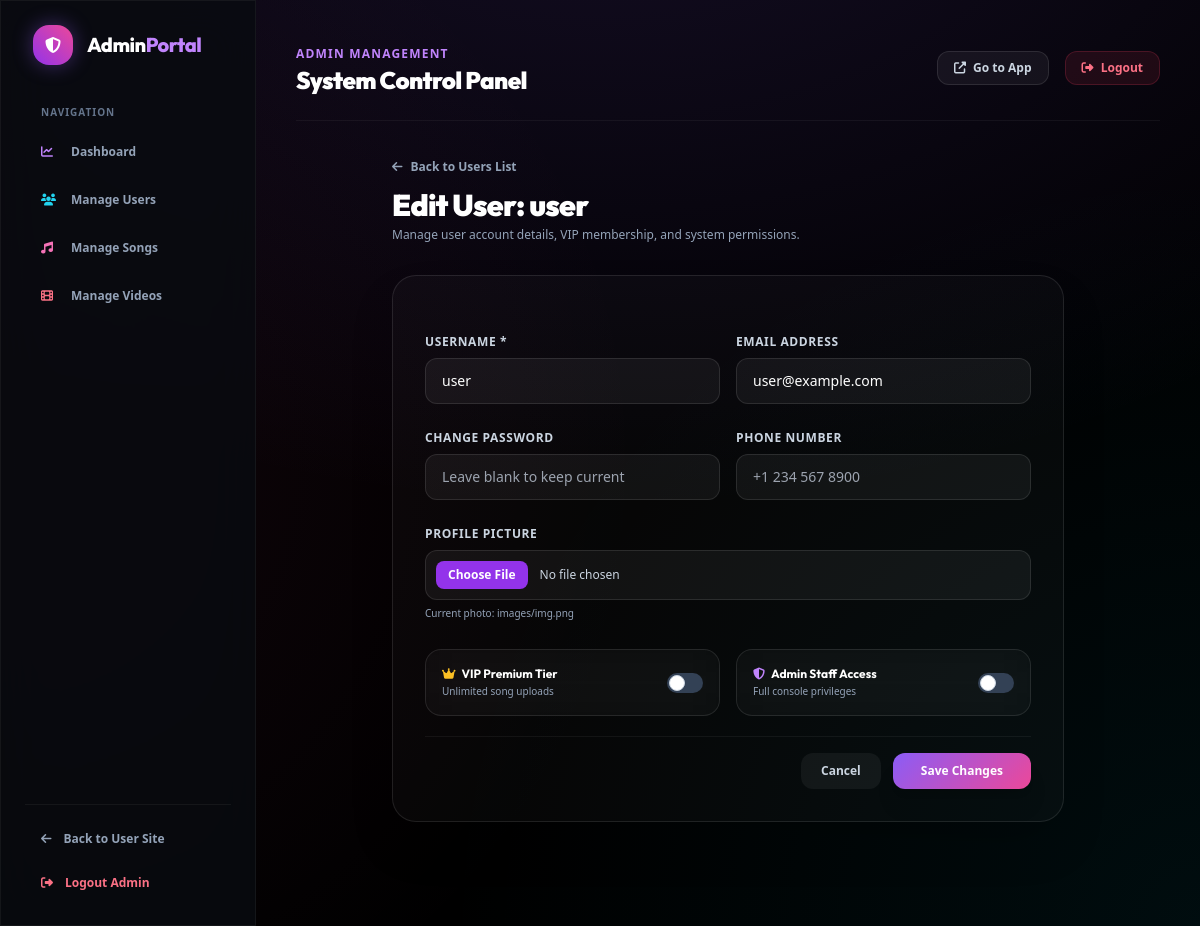
Page /a/users/edit/2 (signed in) on the earlier database version.
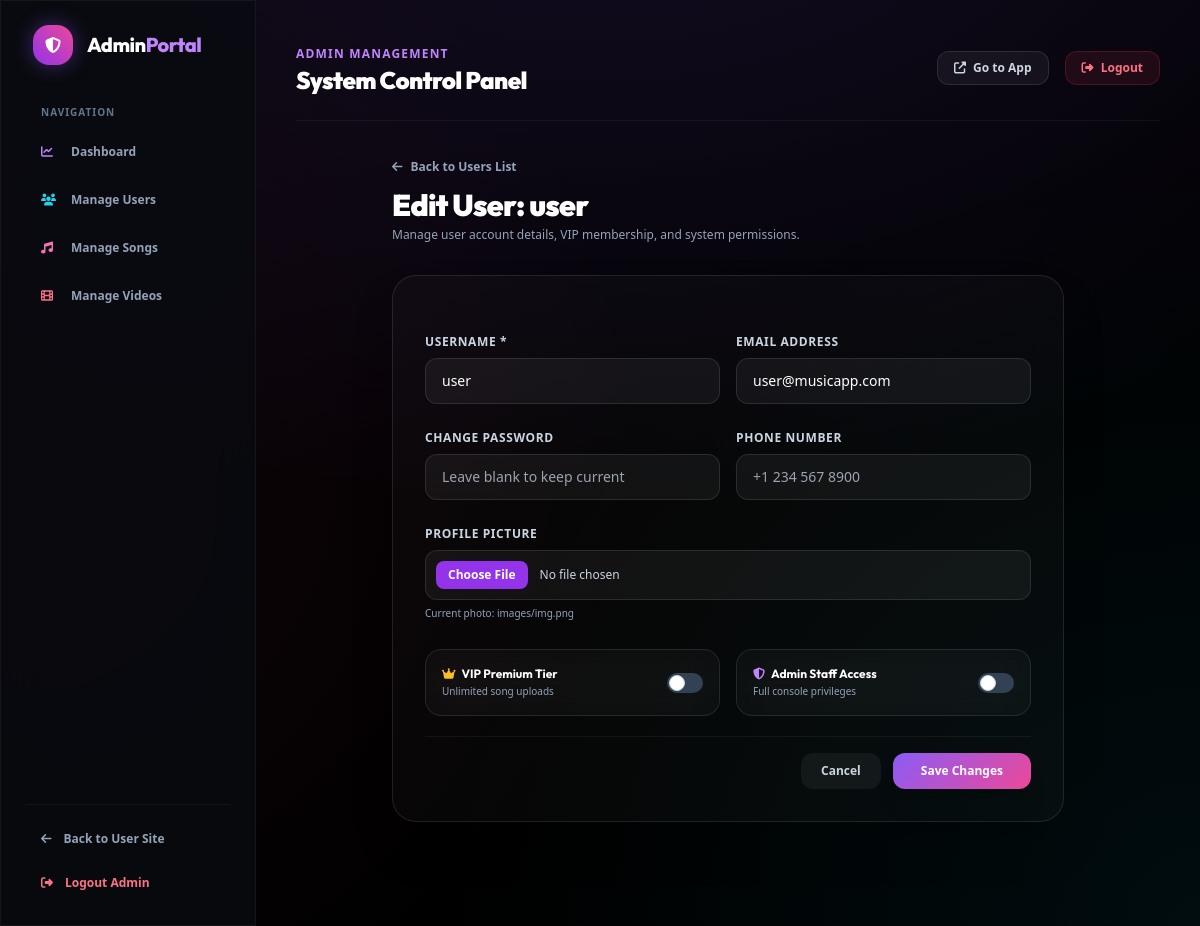
Same page on the later database version.
### music_player/models.py (models this page shows, shortened)
class User(AbstractUser):
    user_phone = models.CharField(max_length=20, null=True, blank=True)
    profile_pic = models.ImageField(upload_to='profile/', blank=True, null=True, default='images/img.png')
    is_premium = models.BooleanField(default=False, help_text="Designates whether the user has active Premium VIP status.")
    premium_expiry = models.DateTimeField(null=True, blank=True, help_text="Expiry date for premium subscription.")

### music_player/views.py (the view, shortened to what this page needs)
# urls.py: path("a/users/edit/<int:user_id>", views.edit_user, name="edit_user"),
@admin_required
def edit_user(request, user_id):
    user = get_object_or_404(User, pk=user_id)
    return render(request, "admin/users/user_edit.html", {"user": user})

### music_player/views.py (called while the page is built)
def admin_required(view_func):
    @login_required(login_url='admin_login')
    @functools.wraps(view_func)
    def _wrapped(request, *args, **kwargs):
        if not (request.user.is_staff or request.user.is_superuser):
            messages.error(request, "Administrator privilege required.")
            return redirect('admin_login')
        return view_func(request, *args, **kwargs)
    return _wrapped

### templates/admin/users/user_edit.html (shortened to what this page needs)
{% extends 'admin/layout/admin_base.html' %}
{% load static %}
{% block content %}
<div class="animate-fade-up max-w-2xl mx-auto pb-16 space-y-8">
    <div>
        <a href="{% url 'admin_users' %}" class="inline-flex items-center gap-2 text-xs font-bold text-slate-400 hover:text-white transition mb-3">
            <i class="fas fa-arrow-left text-xs"></i> Back to Users List
        </a>
        <h1 class="text-3xl font-black text-white tracking-tight">Edit User: {{ user.username }}</h1>
        <p class="text-xs text-slate-400 mt-1">Manage user account details, VIP membership, and system permissions.</p>
    </div>
    <div class="glass p-6 md:p-8 rounded-3xl border border-white/10 shadow-2xl">
        <form method="POST" action="{% url 'edit_user' user.id %}" enctype="multipart/form-data" class="space-y-5">
            <div class="grid grid-cols-1 sm:grid-cols-2 gap-4">
                <div class="space-y-1.5">
                    <label class="text-xs font-bold text-slate-300 uppercase tracking-wider">Username *</label>
                    <input type="text" name="username" value="{{ user.username }}" required
                           class="w-full bg-white/5 border border-white/10 rounded-xl px-4 py-3 text-xs md:text-sm text-white focus:border-purple-500 outline-none">
                </div>
                <div class="space-y-1.5">
                    <label class="text-xs font-bold text-slate-300 uppercase tracking-wider">Email Address</label>
                    <input type="email" name="email" value="{{ user.email }}"
                           class="w-full bg-white/5 border border-white/10 rounded-xl px-4 py-3 text-xs md:text-sm text-white focus:border-purple-500 outline-none">
                </div>
            </div>
            <div class="grid grid-cols-1 sm:grid-cols-2 gap-4">
                <div class="space-y-1.5">
                    <label class="text-xs font-bold text-slate-300 uppercase tracking-wider">Change Password</label>
                    <input type="password" name="password" placeholder="Leave blank to keep current"
                           class="w-full bg-white/5 border border-white/10 rounded-xl px-4 py-3 text-xs md:text-sm text-white focus:border-purple-500 outline-none">
                </div>
                <div class="space-y-1.5">
                    <label class="text-xs font-bold text-slate-300 uppercase tracking-wider">Phone Number</label>
                    <input type="text" name="user_phone" value="{{ user.user_phone|default:'' }}" placeholder="+1 234 567 8900"
                           class="w-full bg-white/5 border border-white/10 rounded-xl px-4 py-3 text-xs md:text-sm text-white focus:border-purple-500 outline-none">
                </div>
            </div>
            <div class="space-y-1.5">
                <label class="text-xs font-bold text-slate-300 uppercase tracking-wider">Profile Picture</label>
                <input type="file" name="profile_picture" accept="image/*"
                       class="w-full bg-white/5 border border-white/10 rounded-xl p-2.5 text-xs text-slate-300 file:mr-3 file:py-1.5 file:px-3 file:rounded-lg file:border-0 file:text-xs file:font-bold file:bg-purple-600 file:text-white hover:file:bg-purple-500">
                {% if user.profile_pic %}
                <p class="text-[10px] text-slate-400">Current photo: {{ user.profile_pic.name }}</p>
                {% endif %}
            </div>
            <div class="grid grid-cols-1 sm:grid-cols-2 gap-4 pt-2">
                <div class="glass p-4 rounded-2xl border border-white/10 flex items-center justify-between">
                    <div>
                        <h4 class="text-xs font-bold text-white flex items-center gap-1.5">
                            <i class="fas fa-crown text-amber-400"></i> VIP Premium Tier
                        </h4>
                        <p class="text-[10px] text-slate-400 mt-0.5">Unlimited song uploads</p>
                    </div>
                    <label class="relative inline-flex items-center cursor-pointer">
                        <div class="w-9 h-5 bg-slate-700 peer-focus:outline-none rounded-full peer peer-checked:after:translate-x-full peer-checked:after:border-white after:content-[''] after:absolute after:top-[2px] after:start-[2px] after:bg-white after:border-slate-300 after:border after:rounded-full after:h-4 after:w-4 after:transition-all peer-checked:bg-amber-500"></div>
                    </label>
                </div>
                <div class="glass p-4 rounded-2xl border border-white/10 flex items-center justify-between">
                    <div>
                        <h4 class="text-xs font-bold text-white flex items-center gap-1.5">
                            <i class="fas fa-shield-halved text-purple-400"></i> Admin Staff Access
                        </h4>
                        <p class="text-[10px] text-slate-400 mt-0.5">Full console privileges</p>
                    </div>
                    <label class="relative inline-flex items-center cursor-pointer">
                        <div class="w-9 h-5 bg-slate-700 peer-focus:outline-none rounded-full peer peer-checked:after:translate-x-full peer-checked:after:border-white after:content-[''] after:absolute after:top-[2px] after:start-[2px] after:bg-white after:border-slate-300 after:border after:rounded-full after:h-4 after:w-4 after:transition-all peer-checked:bg-purple-600"></div>
                    </label>
                </div>
            </div>
            <div class="flex justify-end gap-3 pt-4 border-t border-white/5">
                <a href="{% url 'admin_users' %}" class="px-5 py-2.5 rounded-xl bg-white/5 text-xs font-bold text-slate-300 hover:bg-white/10 transition">
                    Cancel
                </a>
                <button type="submit" class="btn-primary py-2.5 px-7 rounded-xl text-xs font-bold shadow-xl">
                    Save Changes
                </button>
            </div>
        </form>
    </div>
</div>
{% endblock %}

### templates/admin/layout/admin_base.html (shortened to what this page needs)
{% load static %}
<!DOCTYPE html>
<html lang="en" class="dark">
<head>
    <script src="https://cdn.tailwindcss.com"></script>
    <link rel="stylesheet" href="https://cdnjs.cloudflare.com/ajax/libs/font-awesome/6.4.0/css/all.min.css">
    <link rel="stylesheet" href="{% static 'css/style.css' %}">
</head>
<body class="bg-black text-slate-100 min-h-screen font-sans overflow-x-hidden selection:bg-purple-600 selection:text-white">
    {% include 'admin/layout/admin_sidebar.html' %}
    <div class="md:ml-64 min-h-screen p-6 md:p-10 pb-16">
        <header class="flex items-center justify-between pb-6 mb-8 border-b border-white/5">
            <div>
                <span class="text-purple-400 font-extrabold tracking-widest uppercase text-xs">Admin Management</span>
                <h1 class="text-2xl font-black text-white tracking-tight">System Control Panel</h1>
            </div>
            <div class="flex items-center gap-4">
                <a href="{% url 'home' %}" class="px-4 py-2 rounded-xl bg-white/5 border border-white/10 text-xs font-bold text-slate-300 hover:bg-white/10 hover:text-white transition">
                    <i class="fas fa-external-link-alt mr-1"></i> Go to App
                </a>
                <a href="{% url 'admin_logout' %}" class="px-4 py-2 rounded-xl bg-rose-500/10 border border-rose-500/20 text-xs font-bold text-rose-400 hover:bg-rose-500 hover:text-white transition">
                    <i class="fas fa-sign-out-alt mr-1"></i> Logout
                </a>
            </div>
        </header>
        {% block content %}
        {% endblock %}
    </div>
</body>
</html>

### templates/admin/layout/admin_sidebar.html (shortened to what this page needs)
<aside class="fixed top-0 left-0 w-64 h-full glass-dark border-r border-white/5 p-6 flex flex-col justify-between z-30">
    <div>
        <div class="mb-10 flex items-center gap-3.5 px-2">
            <div class="w-10 h-10 bg-gradient-to-tr from-purple-600 to-pink-500 rounded-2xl flex items-center justify-center shadow-[0_0_20px_rgba(139,92,246,0.4)]">
                <i class="fas fa-shield-halved text-white text-base"></i>
            </div>
            <h2 class="text-xl font-extrabold tracking-tight text-white">
                Admin<span class="text-purple-400">Portal</span>
            </h2>
        </div>
        <nav class="space-y-2">
            <p class="text-[10px] uppercase tracking-widest text-slate-500 font-extrabold mb-3 px-4">Navigation</p>
            <a href="{% url 'admin_dashboard' %}" class="sidebar-link flex items-center gap-3.5 px-4 py-3 rounded-xl text-xs font-bold transition-all group">
                <i class="fas fa-chart-line w-4 text-purple-400 group-hover:text-purple-300"></i>
                <span>Dashboard</span>
            </a>
            <a href="{% url 'admin_users' %}" class="sidebar-link flex items-center gap-3.5 px-4 py-3 rounded-xl text-xs font-bold transition-all group">
                <i class="fas fa-users w-4 text-cyan-400 group-hover:text-cyan-300"></i>
                <span>Manage Users</span>
            </a>
            <a href="{% url 'admin_songs' %}" class="sidebar-link flex items-center gap-3.5 px-4 py-3 rounded-xl text-xs font-bold transition-all group">
                <i class="fas fa-music w-4 text-pink-400 group-hover:text-pink-300"></i>
                <span>Manage Songs</span>
            </a>
            <a href="{% url 'admin_video' %}" class="sidebar-link flex items-center gap-3.5 px-4 py-3 rounded-xl text-xs font-bold transition-all group">
                <i class="fas fa-film w-4 text-rose-400 group-hover:text-rose-300"></i>
                <span>Manage Videos</span>
            </a>
        </nav>
    </div>
    <div class="pt-4 border-t border-white/5 space-y-2">
        <a href="{% url 'home' %}" class="flex items-center gap-3 px-4 py-2.5 rounded-xl text-xs font-bold text-slate-400 hover:text-white hover:bg-white/5 transition">
            <i class="fas fa-arrow-left text-xs"></i> Back to User Site
        </a>
        <a href="{% url 'admin_logout' %}" class="flex items-center gap-3 px-4 py-2.5 rounded-xl text-xs font-bold text-rose-400 hover:bg-rose-500/10 transition">
            <i class="fas fa-sign-out-alt text-xs"></i> Logout Admin
        </a>
    </div>
</aside>

### static/css/style.css (style rules this page uses)
:root { --bg-primary: #06070a; --bg-surface: rgba(14, 16, 23, 0.75); --bg-surface-hover: rgba(26, 29, 43, 0.85); --card-bg: rgba(255, 255, 255, 0.025); --accent-purple: #8b5cf6; --accent-pink: #ec4899; --accent-cyan: #06b6d4; --accent-indigo: #6366f1; --accent-emerald: #10b981; --accent-gold: #f59e0b; --accent-amber: #d97706; --text-main: #f8fafc; --text-muted: #94a3b8; --text-dim: #64748b; --glass-border: rgba(255, 255, 255, 0.08); --glass-border-hover: rgba(255, 255, 255, 0.2); --glass-highlight: rgba(255, 255, 255, 0.05); --glass-shadow: 0 20px 45px -15px rgba(0, 0, 0, 0.8); --font-heading: 'Outfit', 'Plus Jakarta Sans', system-ui, sans-serif; --font-body: 'Plus Jakarta Sans', system-ui, sans-serif; }
* { box-sizing: border-box; }
body { background-color: var(--bg-primary); background-image: radial-gradient(ellipse 90% 80% at 50% -25%, rgba(139, 92, 246, 0.16), transparent), radial-gradient(circle at 100% 100%, rgba(6, 182, 212, 0.07) 0%, transparent 50%), radial-gradient(circle at 0% 50%, rgba(236, 72, 153, 0.07) 0%, transparent 50%); background-attachment: fixed; color: var(--text-main); font-family: var(--font-body); margin: 0; overflow-x: hidden; min-height: 100vh; -webkit-font-smoothing: antialiased; }
h1, h2, h3, h4, h5, h6 { font-family: var(--font-heading); }
.glass { background: var(--card-bg); backdrop-filter: blur(20px); -webkit-backdrop-filter: blur(20px); border: 1px solid var(--glass-border); border-radius: 20px; transition: all 0.35s cubic-bezier(0.16, 1, 0.3, 1); }
.glass-dark { background: rgba(9, 11, 16, 0.82); backdrop-filter: blur(24px); -webkit-backdrop-filter: blur(24px); border: 1px solid var(--glass-border); }
.sidebar-link { transition: all 0.25s cubic-bezier(0.16, 1, 0.3, 1); position: relative; color: var(--text-muted); }
.btn-primary { background: linear-gradient(135deg, var(--accent-purple), var(--accent-pink)); color: white; font-weight: 700; padding: 0.75rem 1.75rem; border-radius: 14px; transition: all 0.3s cubic-bezier(0.16, 1, 0.3, 1); box-shadow: 0 8px 25px -5px rgba(139, 92, 246, 0.4); display: inline-flex; align-items: center; justify-content: center; gap: 0.5rem; }
.animate-fade-up { animation: fadeInUp 0.6s cubic-bezier(0.16, 1, 0.3, 1) forwards; }

Differences in the rows shown:
changed User "user": email "user@example.com" → "user@musicapp.com"
